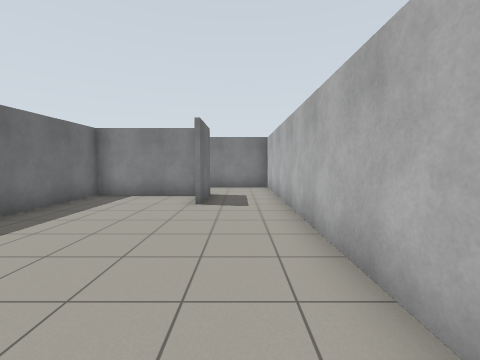
view 1 (above)

15 first-person views from a walk through a robot-simulator world made for Gazebo. The camera is 1.2 m above the floor, tilts 4° down and sees 90° across. The floor is counted in squares, 1 m on a side. Each view is taken from the middle of a square. On the plan, view 1 faces up. The plan holds only what a view shows up to about 11 squares ahead; the rest is blank.

view 2
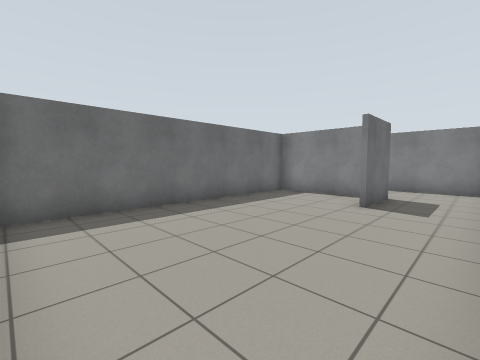

view 3
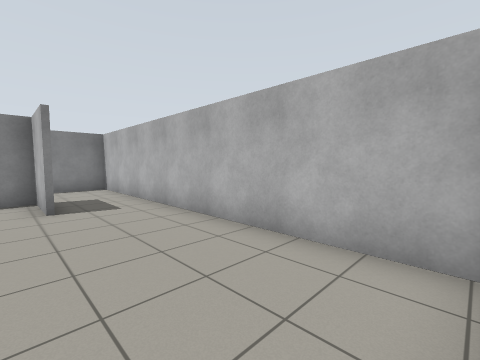

view 4
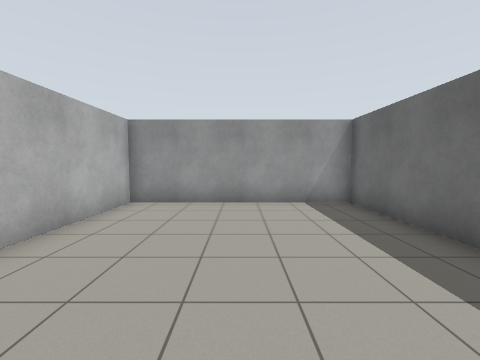

view 5
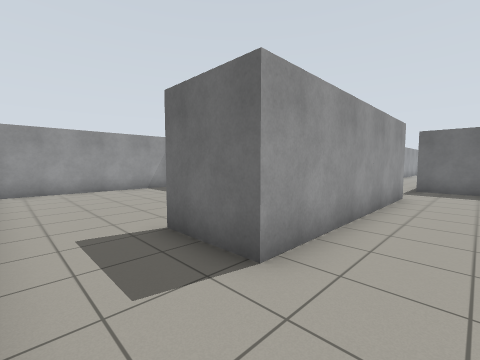

view 6
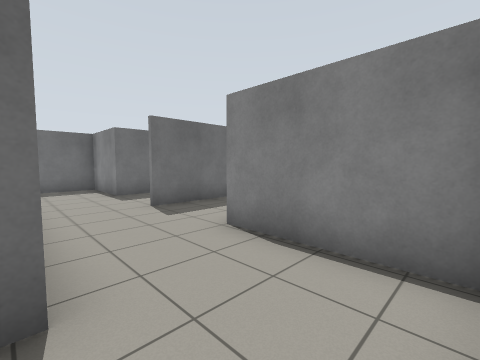

view 7
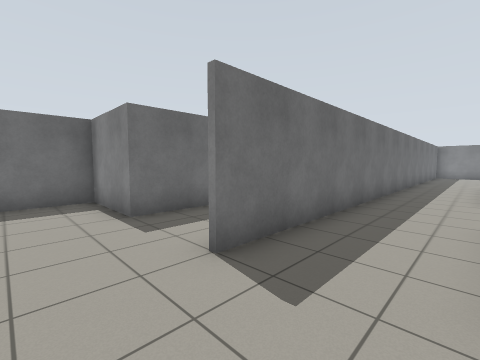

view 8
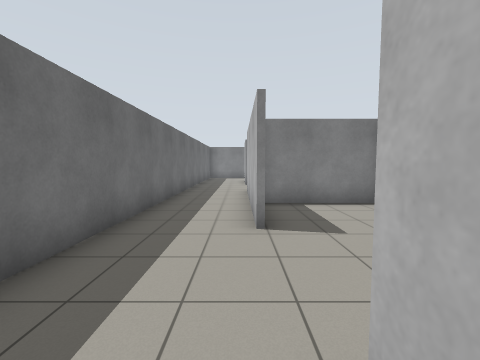

view 9
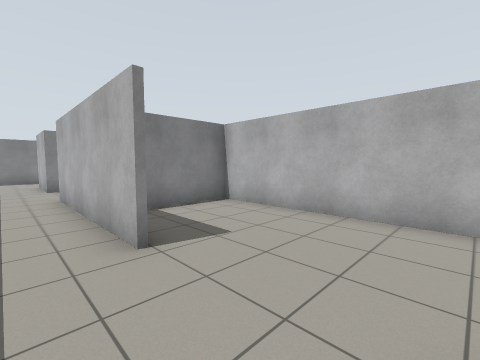

view 10
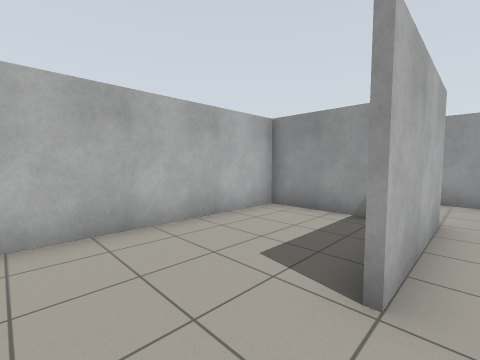

view 11
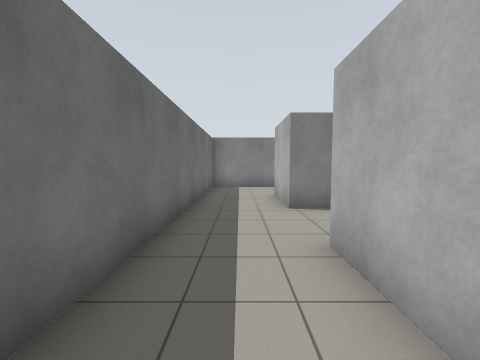

view 12
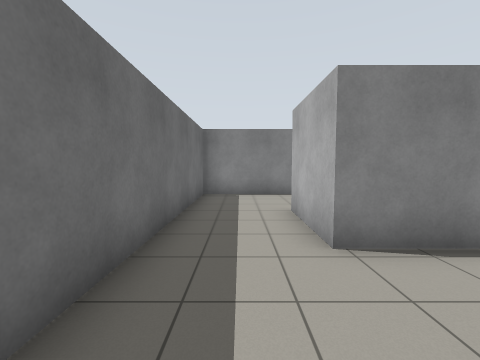

view 13
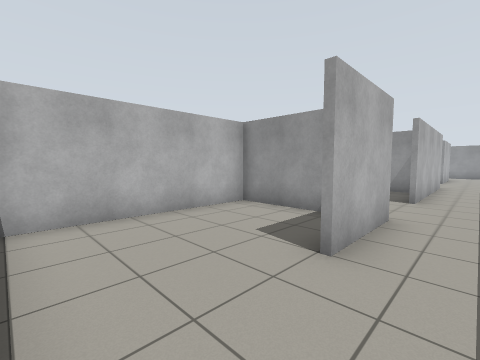

view 14
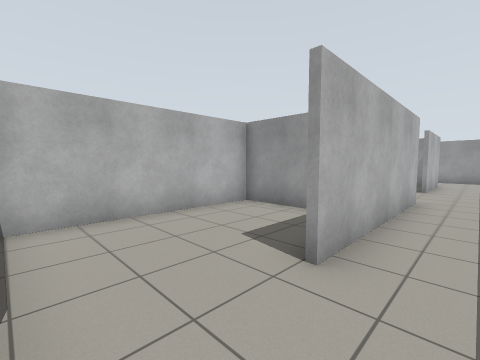

view 15
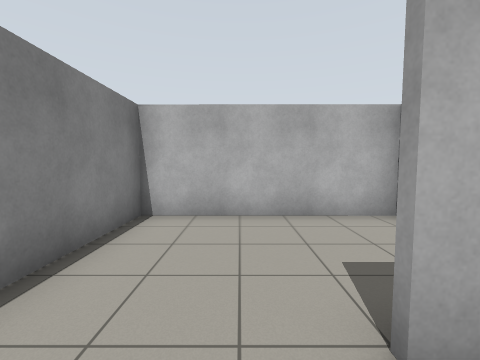

### Floor plan
Points are (right, up) in squares from view 1. A wall is a line through its corners. A room is listed if a view was taken in it or the views show most of it. See-through windows are left out.
Room 1 (views 1, 2, 3, 4, 5, 6)
walls: (-1.3, 6.9) (-1.3, 9) (-5.4, 9) (-5.4, -0.3) (1.4, -0.3) (1.4, 12.1) (-2.5, 12.1); (-2.6, 9.2) (-1.1, 9.2) (-1.1, 6.9)
ways out: opening at (-1.5, 10.5) to room 2
Room 2 (views 7, 8, 9, 10, 11, 12, 14)
walls: (-2.7, 19.2) (-2.7, 25.5); (1.5, 22.2) (-2.3, 22.2); (-1.4, 12.3) (1.4, 12.3) (1.4, 21.9); (-2.5, 12.1) (-2.5, 16); (-5.6, 9.2) (-2.6, 9.2); (-2.7, 28.3) (-2.7, 31.1); (-5.4, 31.6) (-5.4, 11.9)
ways out: opening at (-1.5, 10.5) to room 1; opening at (-4, 31) to room 3; opening at (-3, 26.5) to room 4; opening at (-5, 10.5)
Room 3 (views 13, 15)
walls: (-1.4, 28.4) (1.4, 28.4) (1.4, 34.3) (-5.4, 34.3) (-5.4, 31.6)
ways out: opening at (-4, 31) to room 2
Room 4 (no view inside)
walls: (-2.1, 22.3) (1.5, 22.3); (-0.6, 28.3) (-2.7, 28.3); (1.4, 21.9) (1.4, 28.1)
ways out: opening at (-3, 26.5) to room 2
Room 5 (no view inside)
walls: (-9.4, 12.1) (-11.3, 12.1) (-11.3, 9.1); (-8.6, 9.2) (-7.6, 9.2)
ways out: opening at (-9.5, 9); opening at (-8, 10.5)

Where each view was taken, in squares from view 1:
view 1: 0 up, 0 right, facing up
view 2: 0 up, 1 right, facing up-left
view 3: 0 up, 2 left, facing up-right
view 4: 7 up, 2 left, facing down
view 5: 11 up, 1 right, facing down-left
view 6: 9 up, 1 right, facing up-left
view 7: 10 up, 3 left, facing up-left
view 8: 15 up, 3 left, facing up
view 9: 16 up, 4 left, facing up-right
view 10: 18 up, 3 left, facing down-right
view 11: 22 up, 4 left, facing up
view 12: 25 up, 4 left, facing up
view 13: 34 up, 4 left, facing down-right
view 14: 28 up, 4 left, facing down-right
view 15: 32 up, 4 left, facing right
